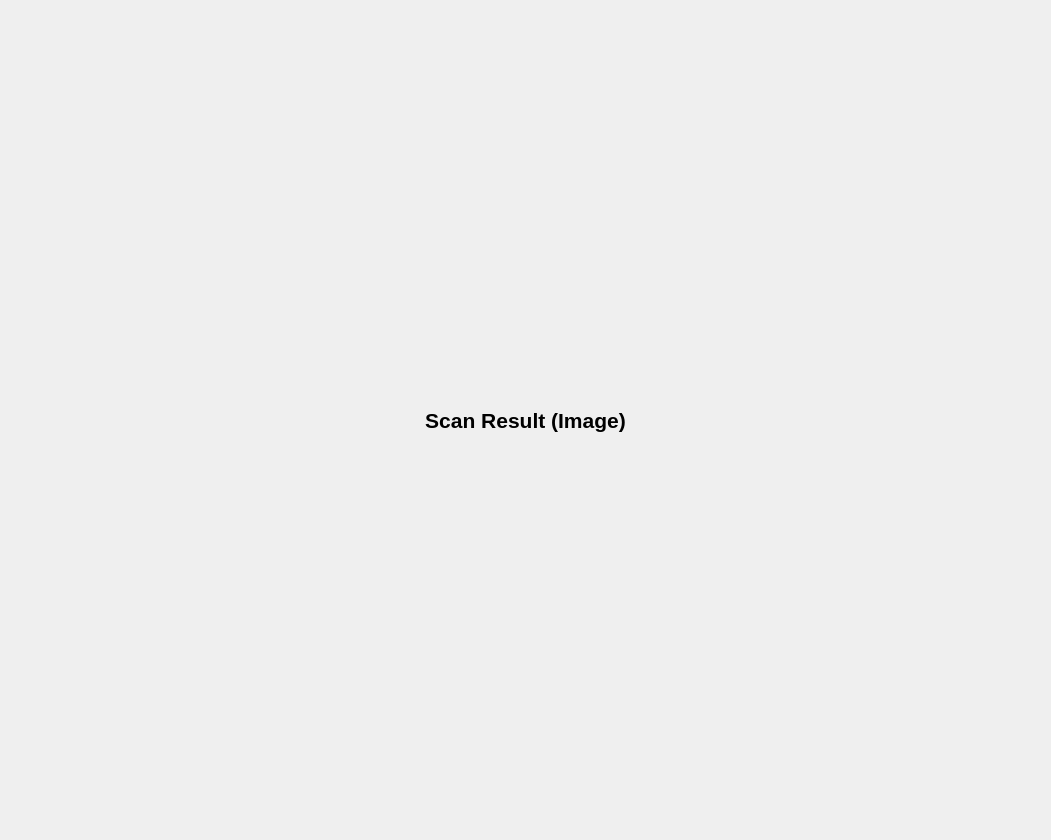
<?xml version="1.0" encoding="UTF-8"?>
<ui version="4.0">
 <class>MainPages</class>
 <widget class="QWidget" name="MainPages">
  <property name="geometry">
   <rect>
    <x>0</x>
    <y>0</y>
    <width>1051</width>
    <height>840</height>
   </rect>
  </property>
  <property name="windowTitle">
   <string>Form</string>
  </property>
  <layout class="QVBoxLayout" name="main_pages_layout">
   <property name="spacing">
    <number>0</number>
   </property>
   <property name="leftMargin">
    <number>5</number>
   </property>
   <property name="topMargin">
    <number>5</number>
   </property>
   <property name="rightMargin">
    <number>5</number>
   </property>
   <property name="bottomMargin">
    <number>5</number>
   </property>
   <item>
    <widget class="QStackedWidget" name="pages">
     <property name="accessibleDescription">
      <string/>
     </property>
     <property name="currentIndex">
      <number>1</number>
     </property>
     <widget class="QWidget" name="page_1">
      <property name="accessibleDescription">
       <string/>
      </property>
      <property name="styleSheet">
       <string notr="true">font-size: 14pt</string>
      </property>
      <layout class="QVBoxLayout" name="page_1_layout">
       <property name="spacing">
        <number>5</number>
       </property>
       <property name="leftMargin">
        <number>5</number>
       </property>
       <property name="topMargin">
        <number>5</number>
       </property>
       <property name="rightMargin">
        <number>5</number>
       </property>
       <property name="bottomMargin">
        <number>5</number>
       </property>
       <item alignment="Qt::AlignmentFlag::AlignHCenter">
        <widget class="QFrame" name="welcome_base">
         <property name="minimumSize">
          <size>
           <width>500</width>
           <height>400</height>
          </size>
         </property>
         <property name="maximumSize">
          <size>
           <width>300</width>
           <height>400</height>
          </size>
         </property>
         <property name="frameShape">
          <enum>QFrame::Shape::NoFrame</enum>
         </property>
         <property name="frameShadow">
          <enum>QFrame::Shadow::Raised</enum>
         </property>
         <layout class="QVBoxLayout" name="center_page_layout">
          <property name="spacing">
           <number>10</number>
          </property>
          <property name="leftMargin">
           <number>0</number>
          </property>
          <property name="topMargin">
           <number>0</number>
          </property>
          <property name="rightMargin">
           <number>0</number>
          </property>
          <property name="bottomMargin">
           <number>0</number>
          </property>
          <item>
           <widget class="QFrame" name="logo">
            <property name="minimumSize">
             <size>
              <width>500</width>
              <height>300</height>
             </size>
            </property>
            <property name="maximumSize">
             <size>
              <width>300</width>
              <height>300</height>
             </size>
            </property>
            <property name="frameShape">
             <enum>QFrame::Shape::NoFrame</enum>
            </property>
            <property name="frameShadow">
             <enum>QFrame::Shadow::Raised</enum>
            </property>
            <layout class="QVBoxLayout" name="logo_layout">
             <property name="spacing">
              <number>0</number>
             </property>
             <property name="leftMargin">
              <number>0</number>
             </property>
             <property name="topMargin">
              <number>0</number>
             </property>
             <property name="rightMargin">
              <number>0</number>
             </property>
             <property name="bottomMargin">
              <number>0</number>
             </property>
             <item>
              <widget class="QLabel" name="image">
               <property name="minimumSize">
                <size>
                 <width>200</width>
                 <height>100</height>
                </size>
               </property>
               <property name="maximumSize">
                <size>
                 <width>16777215</width>
                 <height>100</height>
                </size>
               </property>
               <property name="text">
                <string/>
               </property>
              </widget>
             </item>
            </layout>
           </widget>
          </item>
          <item>
           <widget class="QLabel" name="label">
            <property name="text">
             <string>Artificial Pollination : The Robotic Bee Project</string>
            </property>
            <property name="alignment">
             <set>Qt::AlignmentFlag::AlignCenter</set>
            </property>
           </widget>
          </item>
         </layout>
        </widget>
       </item>
      </layout>
     </widget>
     <widget class="QWidget" name="page_2">
      <layout class="QVBoxLayout" name="page_2_layout">
       <property name="spacing">
        <number>5</number>
       </property>
       <property name="leftMargin">
        <number>5</number>
       </property>
       <property name="topMargin">
        <number>5</number>
       </property>
       <property name="rightMargin">
        <number>5</number>
       </property>
       <property name="bottomMargin">
        <number>5</number>
       </property>
       <item>
        <widget class="QScrollArea" name="scroll_area">
         <property name="styleSheet">
          <string notr="true">background: transparent;</string>
         </property>
         <property name="frameShape">
          <enum>QFrame::Shape::NoFrame</enum>
         </property>
         <property name="verticalScrollBarPolicy">
          <enum>Qt::ScrollBarPolicy::ScrollBarAlwaysOff</enum>
         </property>
         <property name="horizontalScrollBarPolicy">
          <enum>Qt::ScrollBarPolicy::ScrollBarAlwaysOff</enum>
         </property>
         <property name="widgetResizable">
          <bool>true</bool>
         </property>
         <widget class="QWidget" name="contents">
          <property name="geometry">
           <rect>
            <x>0</x>
            <y>0</y>
            <width>1031</width>
            <height>820</height>
           </rect>
          </property>
          <property name="styleSheet">
           <string notr="true">background: transparent;</string>
          </property>
          <layout class="QVBoxLayout" name="verticalLayout">
           <property name="spacing">
            <number>15</number>
           </property>
           <property name="leftMargin">
            <number>5</number>
           </property>
           <property name="topMargin">
            <number>5</number>
           </property>
           <property name="rightMargin">
            <number>5</number>
           </property>
           <property name="bottomMargin">
            <number>5</number>
           </property>
           <item>
            <widget class="QLabel" name="title_label">
             <property name="maximumSize">
              <size>
               <width>16777215</width>
               <height>60</height>
              </size>
             </property>
             <property name="font">
              <font>
               <family>Arial</family>
               <pointsize>16</pointsize>
               <bold>true</bold>
              </font>
             </property>
             <property name="styleSheet">
              <string notr="true">font-size: 16pt</string>
             </property>
             <property name="text">
              <string>Scan Result (Image)</string>
             </property>
             <property name="alignment">
              <set>Qt::AlignmentFlag::AlignCenter</set>
             </property>
            </widget>
           </item>
           <item>
            <layout class="QVBoxLayout" name="result"/>
           </item>
          </layout>
         </widget>
        </widget>
       </item>
      </layout>
     </widget>
     <widget class="QWidget" name="page_3">
      <property name="styleSheet">
       <string notr="true"/>
      </property>
      <layout class="QVBoxLayout" name="page_3_layout"/>
     </widget>
    </widget>
   </item>
  </layout>
 </widget>
 <resources/>
 <connections/>
</ui>
